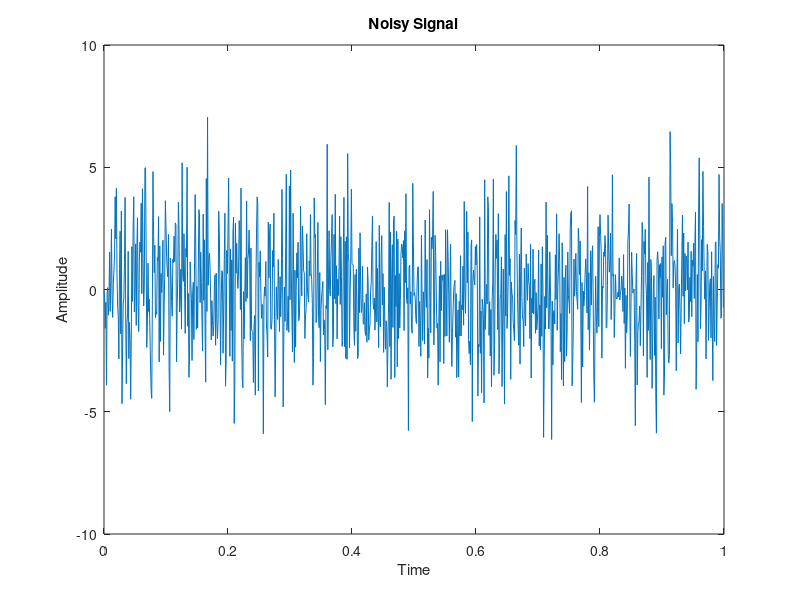
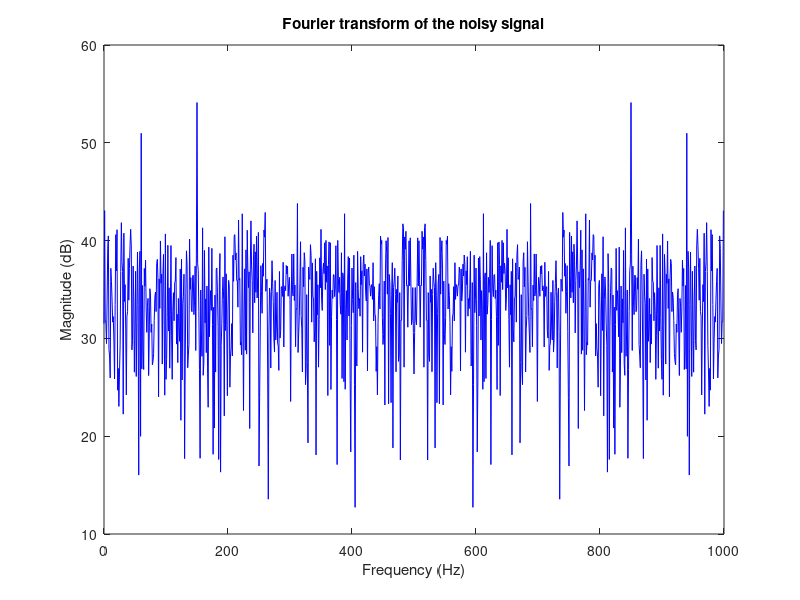

Write MATLAB code to recreate these figures, in order.
Samp_f=1000;
Samp_T=1/Samp_f;
len = 1000;
t=(0:len-1)*Samp_T;


f1 = 60;
f2 = 150;

s1 = 0.7 * cos(2*pi*f1.*t);
s2 = 1.1 * cos(2*pi*f2.*t);

noise = 0 + 2 .* randn([1,1000]);

sig = s1+s2+noise;

figure
plot(t, sig);
title('Noisy Signal');
xlabel('Time');
ylabel('Amplitude');

SIG = fft(sig);
f= Samp_f * (0:length(SIG)-1)/length(SIG);
figure
plot(f, mag2db(abs(SIG)), 'blue');
xlabel('Frequency (Hz)');
ylabel('Magnitude (dB)');
title('Fourier transform of the noisy signal');
